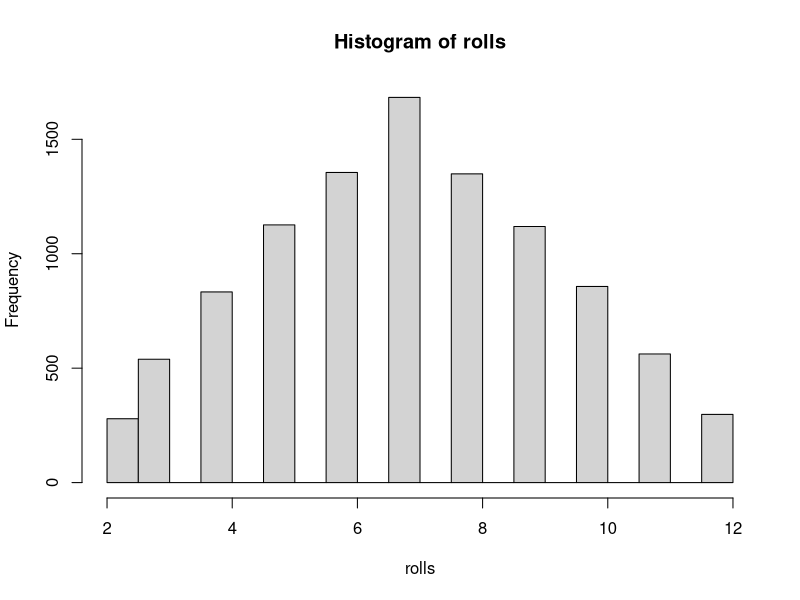
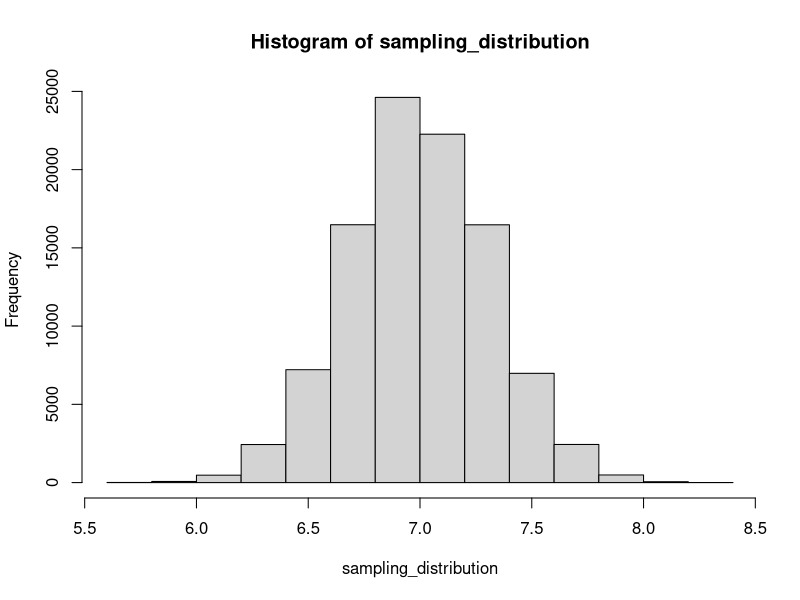
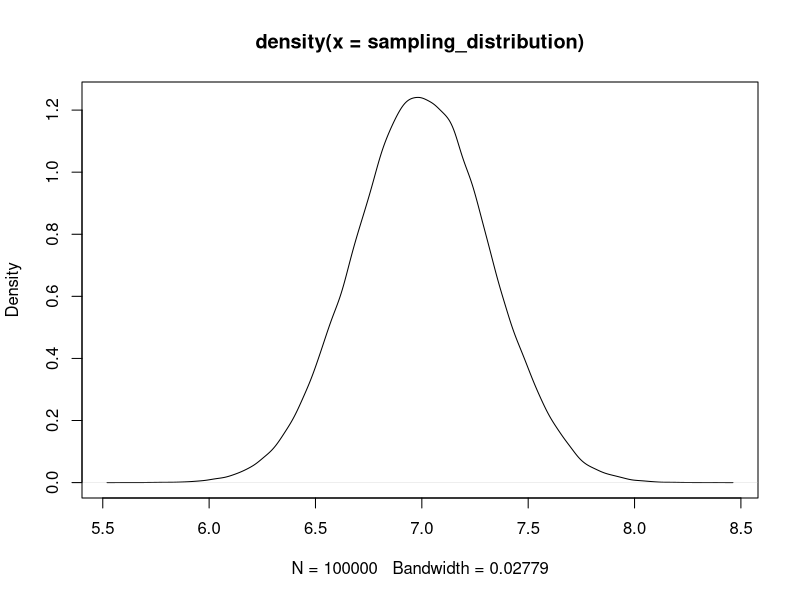

Recreate these plots in R, in order.


roll_dice <- function(num_dice = 2, num_sides = 6){
  
  # roll dice
  dice <- sample(1:num_sides, 
                 size = num_dice,
                 replace = TRUE)
  
  # get the total
  total <- sum(dice)
  
  # return the total
  return(total)
}


roll_dice()

rolls <- replicate(1e4, roll_dice())

hist(rolls)

mean(rolls)
sd(rolls)

# compare to empirical result ---------------

library(here)
library(readxl)

avery_dice <- read_xlsx(here('data/misc/avery-dice.xlsx'))

test_statistic <- mean(avery_dice$roll)
num_rolls <- nrow(avery_dice)

# generate a sampling distribution ------------

replicate(num_rolls, roll_dice())

mean(replicate(num_rolls, roll_dice()))

avg_58_dice <- function(){
  mean(replicate(num_rolls, roll_dice()))
}

avg_58_dice()

sampling_distribution <- replicate(1e5, avg_58_dice())

hist(sampling_distribution)
test_statistic
min(sampling_distribution)

plot(density(sampling_distribution))

# expected value

# standard error

# central limit theorem